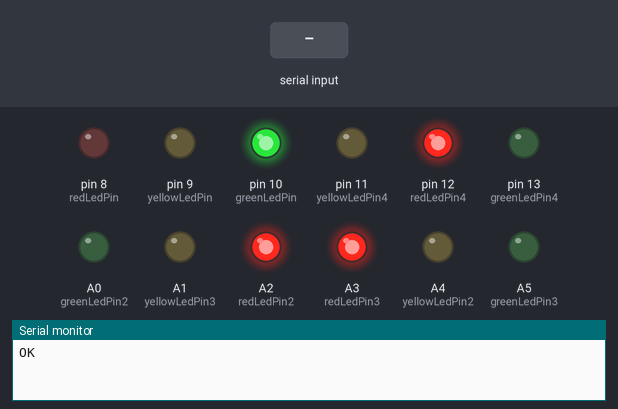
Bench run of a sketch on a simulated Arduino Uno, built with avr-gcc and run on an emulated ATmega328P. Shown: output pins drawn as LEDs (lit = HIGH), the last lines printed to the serial monitor. Dashed ring = blinking. The inputs (shaded band) are chosen by the test bench. The modem accepts every AT command (registered, SIM ready, sends succeed) and sends nothing else.

Above: at 1.4 s.
1.5 s: "X" received over the second serial link
At 2.0 s:
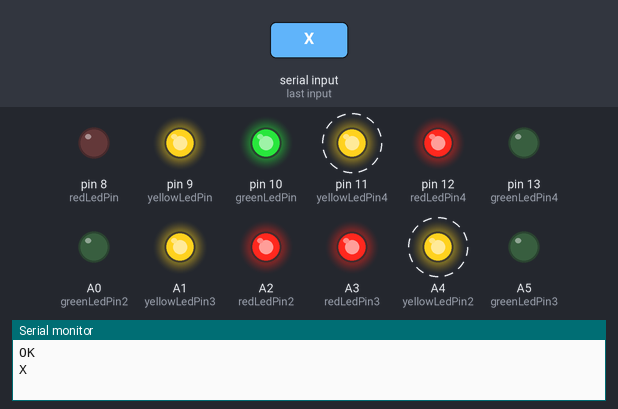
At 5.9 s:
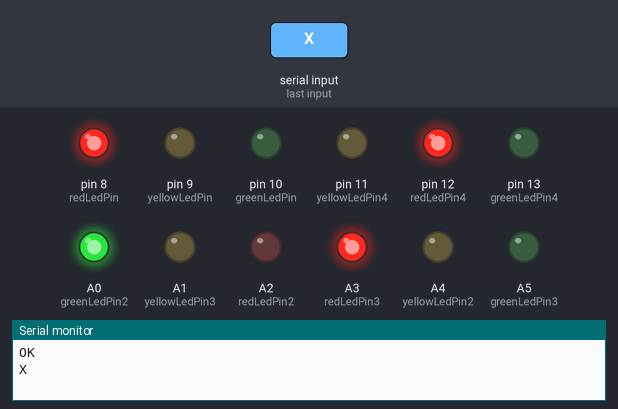
Timing chart, 0 to 20.0 s (numbered marks = the images above; inputs shaded):
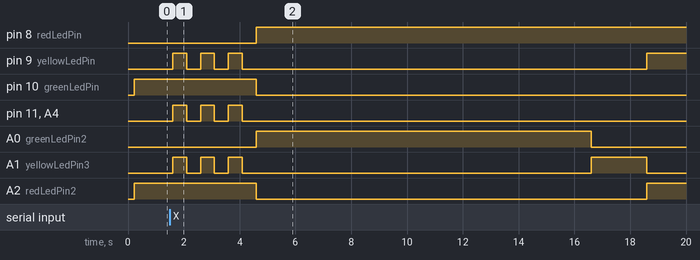

The sketch:

four_way_control_amb.ino
```cpp
//arduino pin numbers from which the LEDs are getting power
int yellowLedPin = 9;
int redLedPin = 8;
int greenLedPin = 10;
int redLedPin2 = A2;
int yellowLedPin2 = A4;
int greenLedPin2 = A0;
int yellowLedPin3 = A1;
int redLedPin3 = A3;
int greenLedPin3 = A5;
int redLedPin4 = 12;
int yellowLedPin4 = 11;
int greenLedPin4 = 13;

//transmit and receive arduino pin numbers, connected to receive and transmit pins of gsm module, respectively
int transmitPin = 5; //8
int receivePin = 3; //5

long startTime = millis();

boolean restart_seq=false;
long finishTime = 12000;


boolean isMsgRcvdPrv=false;

char msg;

char gsmoutput;


    #include <SoftwareSerial.h>
    SoftwareSerial mySerial(receivePin, transmitPin);


void setup() {

   Serial.begin(9600); // Setting the baud rate of Serial Monitor (Arduino)
   mySerial.begin(9600); // Setting the baud rate of GSM Module

   mySerial.println("AT+CNMI=2,2,0,0,0"); // AT Command for GSM module to recieve a live SMS
   delay(200); // putting delay for the serial to become available

   while (mySerial.available() > 0) {
      gsmoutput = mySerial.read();
      Serial.print(gsmoutput); //printing AT command
   }

   pinMode(yellowLedPin, OUTPUT);
   pinMode(redLedPin, OUTPUT);
   pinMode(greenLedPin, OUTPUT);
   pinMode(redLedPin2, OUTPUT);
   pinMode(yellowLedPin2, OUTPUT);
   pinMode(greenLedPin2, OUTPUT);

   pinMode(redLedPin3, OUTPUT);
   pinMode(yellowLedPin3, OUTPUT);
   pinMode(greenLedPin3, OUTPUT);
   pinMode(redLedPin4, OUTPUT);
   pinMode(yellowLedPin4, OUTPUT);
   pinMode(greenLedPin4, OUTPUT);


   digitalWrite(redLedPin2, HIGH);
   digitalWrite(redLedPin3, HIGH);
   digitalWrite(redLedPin4, HIGH);
}


void loop() {

   if(restart_seq){
   digitalWrite(yellowLedPin, HIGH);
   delay(2000);
   digitalWrite(yellowLedPin, LOW);
   digitalWrite(redLedPin, LOW);
   }
   restart_seq=false;

   if(!restart_seq)
   turnOnLED(greenLedPin,redLedPin4,redLedPin,finishTime);
   if(!restart_seq)
   turnOnYellowLED(yellowLedPin,yellowLedPin2,redLedPin3);
   if(!restart_seq)
   turnOnLED(greenLedPin3,redLedPin,redLedPin3,finishTime);
   if(!restart_seq)
   turnOnYellowLED(yellowLedPin3,yellowLedPin2,redLedPin2);
   if(!restart_seq)
   turnOnLED(greenLedPin2,redLedPin3,redLedPin2,finishTime);
   if(!restart_seq)
   turnOnYellowLED(yellowLedPin3,yellowLedPin4,redLedPin4);
   if(!restart_seq)
   turnOnLED(greenLedPin4,redLedPin2,redLedPin4,finishTime);
   if(!restart_seq)
   turnOnYellowLED(yellowLedPin4,yellowLedPin,redLedPin);


}


   void turnOnLED(int gpin, int rpin, int grpin, int finish) {

   int msgpin;
   int msgpiny;
   int msgpinr;

   digitalWrite(gpin, HIGH);
   digitalWrite(rpin, HIGH);


   long elasped = millis() - startTime;
   while (millis() - elasped < finish) {
   // long passed=millis() - elasped;
    if (mySerial.available() > 0&&!isMsgRcvdPrv){
        // Serial.println("eceived");
         delay(100);


        while (mySerial.available() > 0)
        {
        gsmoutput = mySerial.read();
        if(gsmoutput==('A')||gsmoutput==('B')||gsmoutput==('X')||gsmoutput==('D'))
        {
        msg=gsmoutput;
        }
        }


        isMsgRcvdPrv=true;


        if((msg=='A' && gpin==greenLedPin)||(msg=='B' && gpin==greenLedPin2)||(msg=='X' && gpin==greenLedPin3)||(msg=='D' && gpin==greenLedPin4)){

         startTime = 0;
         elasped = millis() - startTime;

         if(msg=='A'){
        msgpin=greenLedPin;
        msgpiny=redLedPin;
        msgpinr=yellowLedPin;
         }
         else if(msg=='B'){
        msgpin=greenLedPin3;
        msgpiny=redLedPin3;
        msgpinr=yellowLedPin2;
         }
         else if(msg=='X'){
        msgpin=greenLedPin2;
        msgpinr=redLedPin2;
        msgpiny=yellowLedPin3;
         }
         else if(msg=='D'){
        msgpin=greenLedPin4;
        msgpinr=redLedPin4;
        msgpiny=yellowLedPin4;
         }
        }

        else if(msg=='A')
         {
        testme();
        digitalWrite(gpin, LOW);
        digitalWrite(grpin, HIGH);
        digitalWrite(redLedPin, LOW);
        digitalWrite(greenLedPin, HIGH);
        startTime = 0;
        elasped = millis() - startTime;
        msgpin=greenLedPin;
        msgpiny=redLedPin;
        msgpinr=yellowLedPin;
         }

        else  if(msg=='B')
       {
        testme();
        digitalWrite(gpin, LOW);
        digitalWrite(grpin, HIGH);
        digitalWrite(redLedPin3, LOW);
        digitalWrite(greenLedPin3, HIGH);// reset timer
        msgpin=greenLedPin3;
        startTime = 0;
        elasped = millis() - startTime;
        msgpin=greenLedPin3;
        msgpiny=redLedPin3;
        msgpinr=yellowLedPin2;
       }

    else if(msg=='X')
      {
        Serial.println(msg);
        testme();
        digitalWrite(gpin, LOW);
        digitalWrite(grpin, HIGH);
        digitalWrite(redLedPin2, LOW);
        digitalWrite(greenLedPin2, HIGH);// reset timer
        msgpin=greenLedPin2;
        startTime = 0;
        elasped = millis() - startTime;
        msgpin=greenLedPin2;
        msgpinr=redLedPin2;
        msgpiny=yellowLedPin3;
      }

    else if(msg=='D')
      {
        testme();
        digitalWrite(gpin, LOW);
        digitalWrite(grpin, HIGH);
        digitalWrite(redLedPin4, LOW);
        digitalWrite(greenLedPin4, HIGH);// reset timer
        msgpin=greenLedPin4;
        startTime = 0;
        elasped = millis() - startTime;
        msgpin=greenLedPin4;
        msgpinr=redLedPin4;
        msgpiny=yellowLedPin4;
      }


    }


   }

   if((isMsgRcvdPrv)){
       //Serial.println("isMsgeceiveds");
      isMsgRcvdPrv=false;
      digitalWrite(msgpin, LOW);
      digitalWrite(msgpiny, HIGH);
      delay(2000);
      digitalWrite(msgpiny, LOW);
      digitalWrite(redLedPin, HIGH);
      digitalWrite(redLedPin2, HIGH);
      digitalWrite(redLedPin3, HIGH);
      digitalWrite(redLedPin4, HIGH);
      restart_seq=true;

    }


   digitalWrite(gpin, LOW);


}

void turnOnYellowLED(int pin, int pin2, int pin3) {


   digitalWrite(pin, HIGH);
   digitalWrite(pin2, HIGH);


   delay(2000);


   digitalWrite(pin, LOW);
   digitalWrite(pin2, LOW);
   digitalWrite(pin3, LOW);
}

void testme(){
    for(int i=0;i<3;i++){
              digitalWrite(yellowLedPin, HIGH);
              digitalWrite(yellowLedPin2, HIGH);
              digitalWrite(yellowLedPin3, HIGH);
              digitalWrite(yellowLedPin4, HIGH);
              delay(500);
              digitalWrite(yellowLedPin, LOW);
              digitalWrite(yellowLedPin2, LOW);
              digitalWrite(yellowLedPin3, LOW);
              digitalWrite(yellowLedPin4, LOW);
              delay(500);
            }
}
```

Measured:
- after the input at 1.5 s, pin 8 (redLedPin): LOW → HIGH after 3.1 s instead of 12.7 s; pin 10 (greenLedPin): HIGH → LOW after 3.1 s instead of 10.7 s
- by itself, pin 9 (yellowLedPin): repeats every 1.0 s: LOW 0.50 s, HIGH 0.50 s
- by itself, A4 (yellowLedPin2): alternates HIGH for 0.50 s and LOW for 0.50 s, 6 changes in all, then stays LOW
